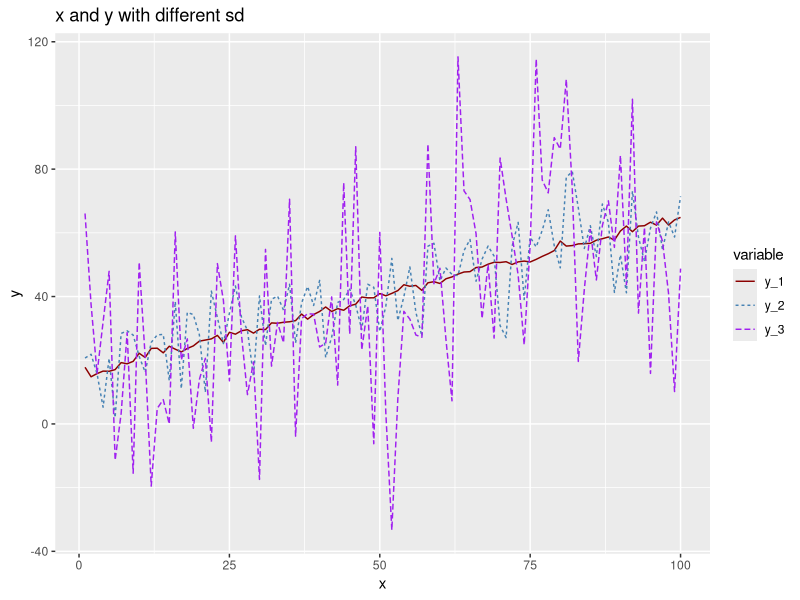
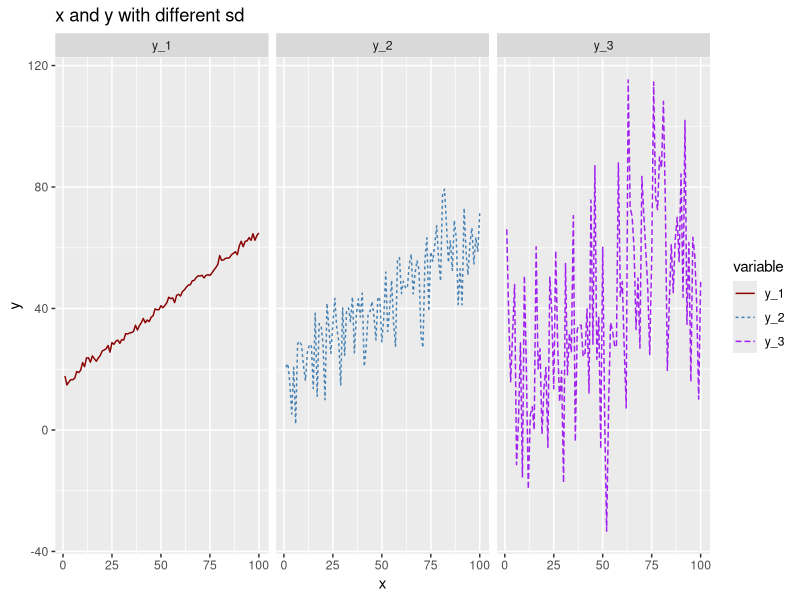
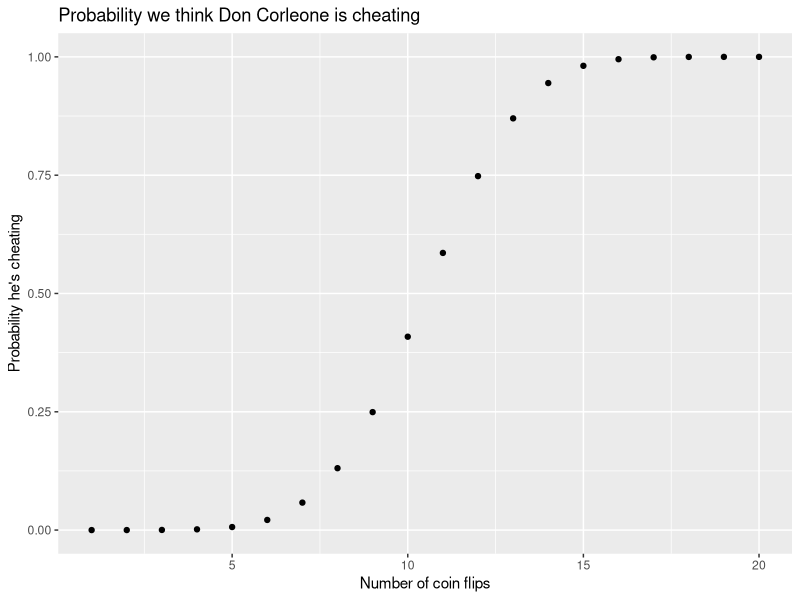
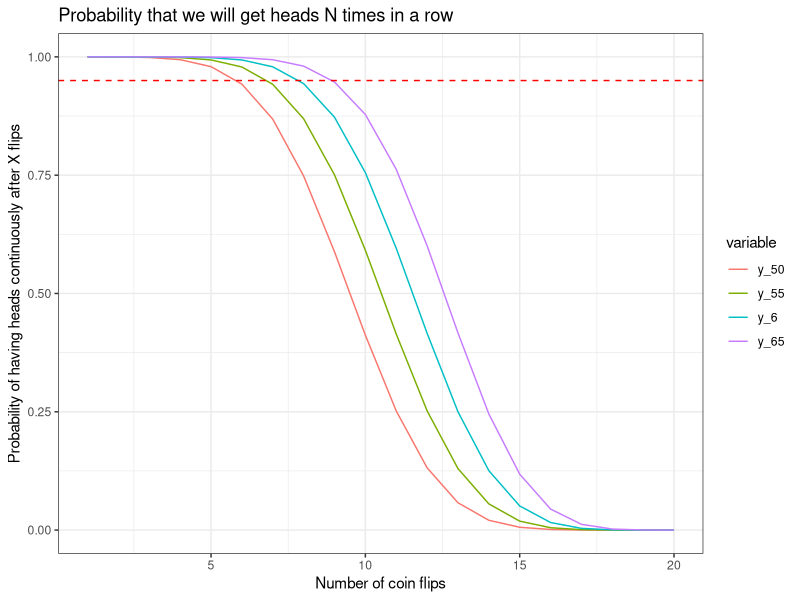
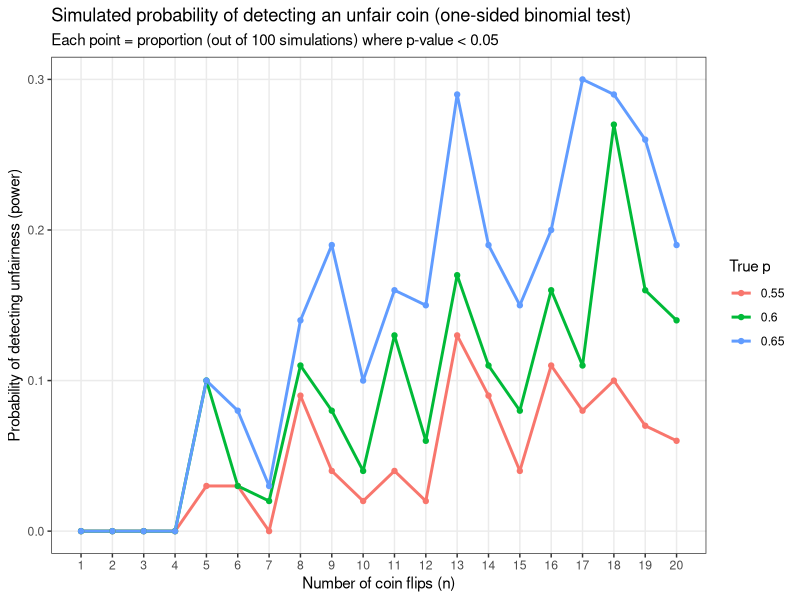

Here is the R script that generated these plots, in order:
####################################################33
# HW 9 
#Elizabeth Braatz 
####################################################


#---------------------------------
#Objective 1 

#Setup 
library(tidyverse) #installing packages 
set.seed(7) #setting the seed so rnorm is consistent 

#A: 

#Equation : yi = a + Bxi + ei

#Creating variables 
x = 1:100 
a = 15 
B = 0.5 
e_1 = rnorm(100, mean = 0, sd = 1)
e_10 = rnorm(100, mean = 0, sd = 10)
e_25 = rnorm(100, mean = 0, sd = 25) 
y_1 = a + B*x + e_1 
y_2 = a + B*x + e_10 
y_3 = a + B*x + e_25 

d = data.frame(x = x, y_1 = y_1, y_2 = y_2, y_3 = y_3) #creating the dataframe 

#B: 

#Time to plot 

#Plotting with multiple lines: https://www.datanovia.com/en/blog/how-to-create-a-ggplot-with-multiple-lines/ 
#facet wrapping: https://cran.r-project.org/web/packages/egg/vignettes/Ecosystem.html 
#labels: https://ggplot2.tidyverse.org/reference/labs.html 


#We're going to need to rearrange this data to make ggplot2 happy 
d2 = d %>% 
  select(x, y_1, y_2, y_3) %>% 
  gather(key = "variable", value = "value", -x)

#Visualization 

#Base plot 
base_plot = ggplot(d2, aes(x = x, y = value)) + 
  geom_line(aes(color = variable, linetype = variable)) + 
  scale_color_manual(values = c("darkred","steelblue","purple"))+ 
  labs(
    title = "x and y with different sd", 
    y = "y") 

base_plot

#Base plot but facet wrapped 
facet_plot = base_plot + 
  facet_wrap(~variable, nrow = 1)
facet_plot

#C: How does the ability to visually detect a relationship between y and x change as observation error increases (no answer or analysis needed – just think about this)
#Way harder to pick out a pattern when the error gets bigger. More 'noise'. 

#---------------------------------
#Objective 2 

#Understanding the binomial command 
#https://www.geeksforgeeks.org/r-language/a-guide-to-dbinom-pbinom-qbinom-and-rbinom-in-r/ 

#dbinom = probability of success of getting N successes 
dbinom(x = 17, size = 20, prob = 0.5)  #what is the probability of getting heads exactly 7 times if the coin is tossed fairly (prob = 0.5) 20 times

#pbinom = probability of getting more or less than N successes
pbinom(3, size = 10, prob = 0.5, lower.tail = FALSE) #what is the probability of getting heads more than 3 times if the coin is flipped fairly 10 times 

pbinom(30, size = 50, prob = 0.7) #what is the probability of a man scoring 30 or fewer strikes while bowling, if he bowls 50 times and his probability of scoring a strike is 30%?) 

#qnorm = what is the Nth quartile of a binomial distribution 
qbinom(0.19, size = 30, prob = 0.6) #what is the 19th quartile of a binomial distribution with 30 trials and a probabiliyt o fsuccess of 0.5

#rbinom 
gfg = rbinom(500, size = 100, prob = 0.6) #Imagine that we run 500 experiments, each with 100 little repetitions, and the probability of success for each repetition is 0.6. Generate a vector of 500 wiht the number of successes we would expect to see from each experiment.

#OK, we are going to want to use the pbinom 
y = pbinom(1, size = 20, prob = 0.55, lower.tail = FALSE) #what is hte probability of getting heads more than once if hte coin is flipped 20 times, and the coin is a bit unfair p = 0.55? 
y = pbinom(20, size = 20, prob = 0.55, lower.tail = FALSE)
#So we will want a vector if y's from getting at least 1 coin flip of heads to all 20 


# Part A 

#setting up the data 
x = 1:20 
y_55 = 1- pbinom(x, size = 20, prob = 0.55, lower.tail = FALSE)
coins = data.frame(x = x, y = y_55)

#plotting for p = 0.55 
plot = ggplot(coins, aes(x = x, y = y_55)) + 
  geom_point() + 
  labs(
    title = "Probability we think Don Corleone is cheating", 
    x = "Number of coin flips", 
    y = "Probability he's cheating"
  )
plot

#Part B 

#setting up the data 
x = 1:20 
y_50 = pbinom(x, size = 20, prob = 0.50, lower.tail = FALSE)
y_55 = pbinom(x, size = 20, prob = 0.55, lower.tail = FALSE)
y_6 = pbinom(x, size = 20, prob = 0.6, lower.tail = FALSE)
y_65 = pbinom(x, size = 20, prob = 0.65, lower.tail = FALSE)
coins = tibble(x = x,y_50, y_55 = y_55, y_6 = y_6, y_65 = y_65)

#We're going to need to rearrange this data to make ggplot2 happy 
coins2 = coins %>% 
  select(x, y_50, y_55, y_6, y_65) %>% 
  gather(key = "variable", value = "value", -x)

#plot 
p = ggplot(data = coins2, aes(x = x, y = value)) + 
  geom_line(aes(color = variable)) + 
  labs(
    title = "Probability that we will get heads N times in a row", 
    y = "Probability of having heads continuously after X flips", 
    x = "Number of coin flips") + 
  geom_hline(yintercept = 0.95, linetype = "dashed", color = "red") + 
  theme_bw()
p 

#this is super not right, we actually need the probability tha the's cheating, and this isn't telling us the probability of successfully figuring out if hte coin is unfair, just hte actual probability that the coin would be heads multiple times in a row. 

# Nathan said to do a loop and include the probability from 1:100 simulations, and increment it up by 1 every time you passed the 0.05 threshold. Consulted the Oracle (Chat GPT) with those instructions and it pooped out this: 

set.seed(123)      # reproducible results
sims <- 100        # "out of 100" simulations per n (as you requested)
ns <- 1:20         # number of flips
ps <- c(0.55, 0.60, 0.65)

# empty list to collect results
res_list <- list()

for (p in ps) {
  for (n in ns) {
    # simulate `sims` experiments each with `n` flips and success probability `p`
    successes <- rbinom(n = sims, size = n, prob = p)
    # compute p-values for one-sided test H0: p=0.5 vs H1: p>0.5
    pvals <- sapply(successes, function(k) binom.test(k, n, p = 0.5, alternative = "greater")$p.value)
    power_est <- mean(pvals < 0.05)   # fraction of sims where we reject H0
    res_list[[length(res_list) + 1]] <- tibble(n = n, p = p, power = power_est)
  }
}

results <- bind_rows(res_list)

# make p a factor for plotting colors / legend order
results <- results %>% mutate(p = factor(p))

# Plot: simulated power curves
ggplot(results, aes(x = n, y = power, color = p)) +
  geom_line(size = 1) +
  geom_point(size = 1.5) +
  scale_x_continuous(breaks = ns) +
  labs(
    title = "Simulated probability of detecting an unfair coin (one-sided binomial test)",
    subtitle = "Each point = proportion (out of 100 simulations) where p-value < 0.05",
    x = "Number of coin flips (n)",
    y = "Probability of detecting unfairness (power)",
    color = "True p"
  ) +
  theme_bw() +
  theme(panel.grid.minor = element_blank())

#yep, Nathan and the oracle were right and I was wrong, this looks much more realistic 
#The y axis looks really weird becuase it's the probability of successfully detecting unfairness when teh coin is actually unfair 
#So, we actually are terrible at figuring out if coins are unfair 
#The more unfair hte coin (0.65) the highe rour probability of successfully detecting it's unfair, but we never get above 30% likelihood of successfully doing it because we only have 20 flips to count out of 
#This seems wild 